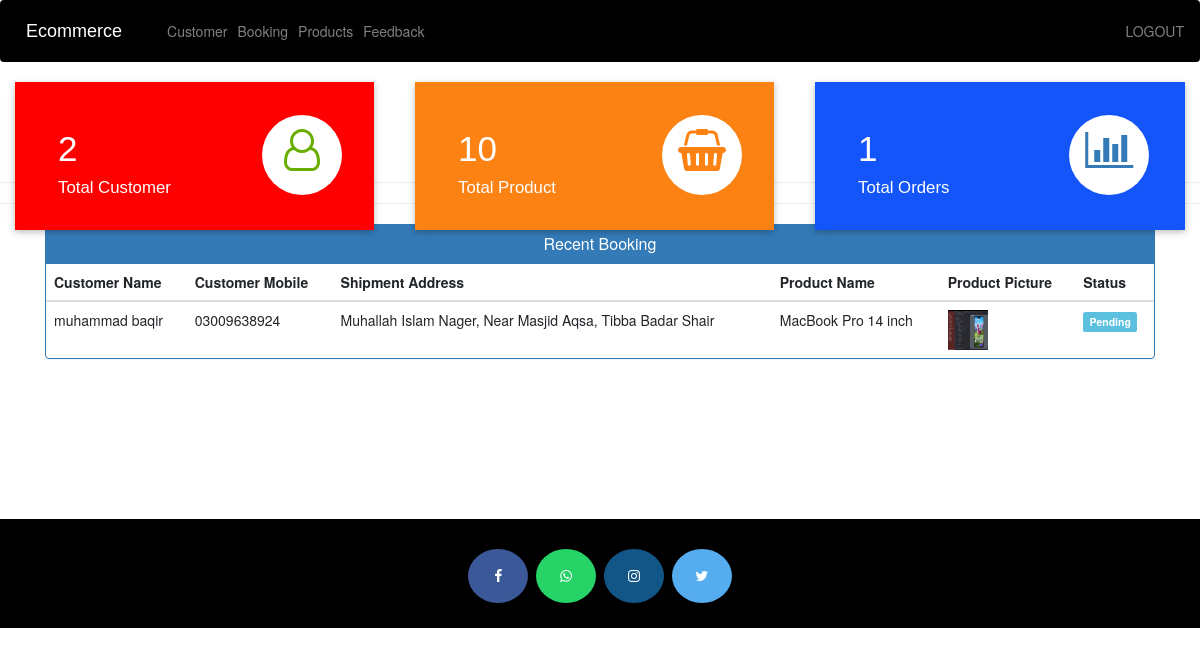
The page /admin-dashboard (signed in) on the database its author committed.
### ecom/models.py (models this page shows, shortened)
class Customer(models.Model):
    user = models.OneToOneField(User, on_delete=models.CASCADE)
    profile_pic = models.ImageField(upload_to='profile_pic/CustomerProfilePic/', null=True, blank=True)
    address = models.CharField(max_length=40)
    mobile = models.CharField(max_length=20, null=False)
    @property
    def get_name(self):
        return self.user.first_name + " " + self.user.last_name

class Orders(models.Model):
    STATUS = (
        ('Pending', 'Pending'),
        ('Order Confirmed', 'Order Confirmed'),
        ('On The Way', 'On The Way'),
        ('Delivered', 'Delivered'),
    )
    customer = models.ForeignKey('Customer', on_delete=models.CASCADE, null=True)
    product = models.ForeignKey('Product', on_delete=models.CASCADE, null=True)
    email = models.CharField(max_length=50, null=True)
    address = models.CharField(max_length=500, null=True)
    mobile = models.CharField(max_length=20, null=True)
    order_date = models.DateField(auto_now_add=True, null=True)
    status = models.CharField(max_length=50, null=True, choices=STATUS)

class Product(models.Model):
    name = models.CharField(max_length=40)
    category = models.ForeignKey(Category, on_delete=models.CASCADE, null=True, blank=True)
    brand = models.ForeignKey(Brand, on_delete=models.CASCADE, null=True, blank=True)
    product_image = models.ImageField(upload_to='product_image/', null=True, blank=True)
    price = models.PositiveIntegerField()
    description = models.CharField(max_length=40)

### ecom/views.py (the view)
# urls.py: path('admin-dashboard', views.admin_dashboard_view, name='admin-dashboard'),
@login_required(login_url='admin_login')
def admin_dashboard_view(request):
    customercount = Customer.objects.all().count()
    productcount = Product.objects.all().count()
    ordercount = Orders.objects.all().count()
    orders = Orders.objects.all()
    ordered_products = []
    ordered_bys = []
    for order in orders:
        ordered_product = Product.objects.all().filter(id=order.product.id)
        ordered_by = Customer.objects.all().filter(id=order.customer.id)
        ordered_products.append(ordered_product)
        ordered_bys.append(ordered_by)
    mydict = {
        'customercount': customercount,
        'productcount': productcount,
        'ordercount': ordercount,
        'data': zip(ordered_products, ordered_bys, orders),
    }
    return render(request, 'ecom/admin_dashboard.html', context=mydict)

### templates/ecom/admin_dashboard.html (shortened to what this page needs)
{% extends 'ecom/admin_base.html' %}
{% load static %}
{% block content %}
{%include 'ecom/admin_dashboard_cards.html'%}
<div class="container recent-booking" >
    <div class="panel panel-primary" >
      <div class="panel-heading" style="text-align:center;">
        <h6 class="panel-title">Recent Booking</h6>
      </div>
      <table class="table table-hover" id="dev-table">
        <thead>
          <tr>
            <th>Customer Name</th>
            <th>Customer Mobile</th>
            <th>Shipment Address</th>
            <th>Product Name</th>
            <th>Product Picture</th>
            <th>Status</th>
          </tr>
        </thead>
        {% for product,customer,order in data %}
        <tr>
          {% for c in customer %}
          <td> {{c.get_name}}</td>
          <td>{{c.mobile}}</td>
          <td>{{order.address}}</td>
          {% endfor %}
          {% for p in product %}
          <td> {{p.name}}</td>
          <td> <img src="{% static p.product_image.url %}" alt="Profile Pic" height="40px" width="40px" /></td>
          {% if order.status == 'Pending'%}
          <td> <span class="label label-info">{{order.status}}</span></td>
          {% elif order.status == 'Delivered' %}
          <td> <span class="label label-success">{{order.status}}</span></td>
          {% elif order.status == 'Out for Delivery' %}
          <td> <span class="label label-warning">{{order.status}}</span></td>
          {%else%}
            <td> <span class="label label-primary">{{order.status}}</span></td>
          {%endif%}
          {% endfor %}
        </tr>
        {% endfor %}
      </table>
  </div>
</div>
<br><br><br><br><br><br><br>
{% endblock content %}

### rows shown on the page
Orders: address "Muhallah Islam Nager, Near Masjid Aqsa, Tibba Badar Shair", status "Pending"
Customer: get_name "muhammad baqir", mobile "03009638924"
Product: name "MacBook Pro 14 inch", product_image (picture)

### other values the page prints
{{ customercount }} "2"
{{ productcount }} "10"
{{ ordercount }} "1"
